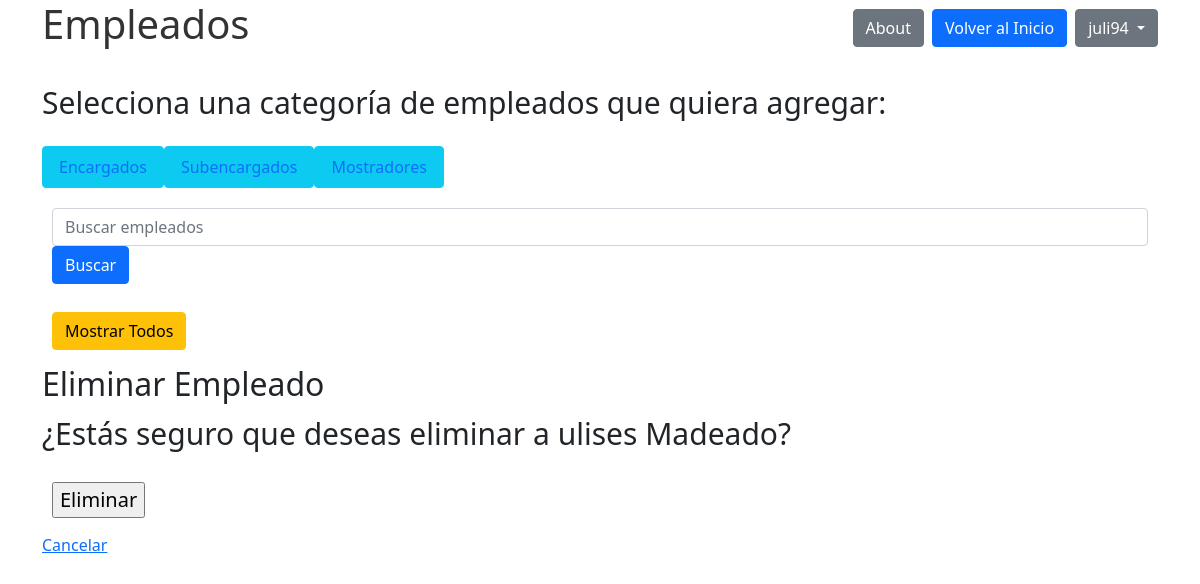
The page /empleados/empleados/eliminar_empleado/9/ (signed in) on the database as committed earlier.
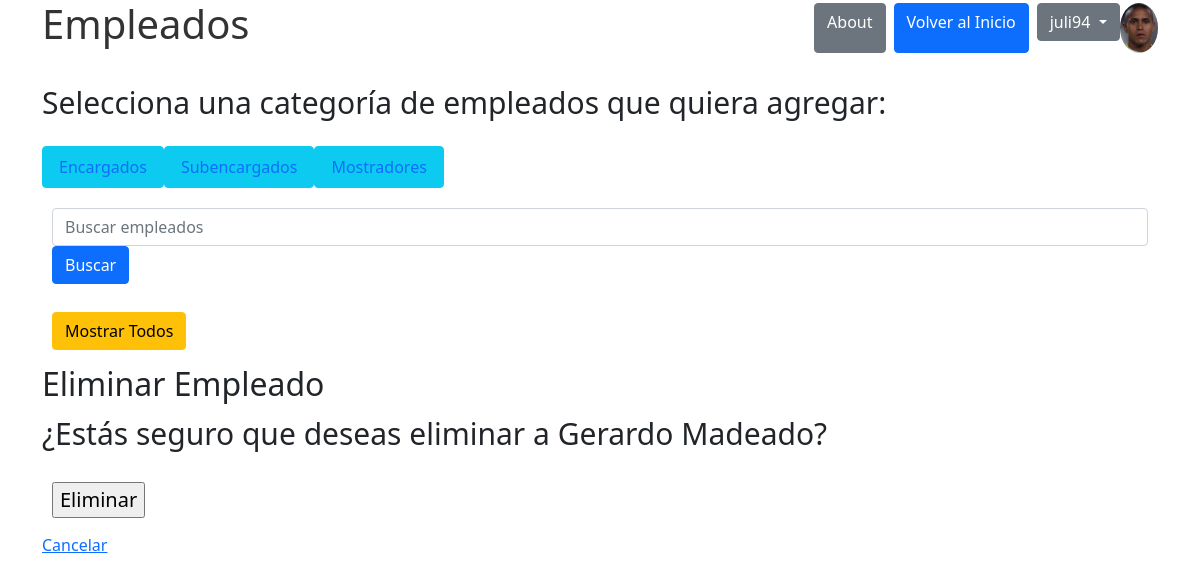
The same page on the database as committed later.
### empleados/models.py (models this page shows)
class encargado(models.Model):
    Nombre = models.CharField(max_length=64)
    Apellido = models.CharField(max_length=64)
    telefono = models.CharField(max_length=20)
    edad = models.IntegerField()
    email = models.EmailField()
    descripcion = models.CharField(max_length=100)
    empleo = models.CharField(max_length=64, default='encargado')
    creador = models.ForeignKey(User, on_delete=models.SET_NULL, null=True)

class subencargado(models.Model):
    Nombre = models.CharField(max_length=64)
    Apellido = models.CharField(max_length=64)
    telefono = models.CharField(max_length=20)
    edad = models.IntegerField()
    email = models.EmailField()
    descripcion = models.CharField(max_length=100)
    empleo = models.CharField(max_length=64, default='subencargado')
    creador = models.ForeignKey(User, on_delete=models.SET_NULL, null=True)

### perfiles/models.py (models this page shows, shortened)
class Avatar(models.Model):
    user = models.OneToOneField(User, on_delete=models.CASCADE, null=True)
    imagen = models.ImageField(upload_to='avatares', null=True, blank=True)

### empleados/views.py (the view)
# urls.py: path('empleados/eliminar_empleado/<int:id>/', views.eliminar_empleado, name='eliminar_empleado'),
@login_required
def eliminar_empleado(request, id):
    empleado_eliminar = (
        encargado.objects.filter(id=id).first() or
        subencargado.objects.filter(id=id).first() or
        mostrador.objects.filter(id=id).first()
    )
    if request.method == "POST":
        if empleado_eliminar:
            empleado_eliminar.delete()
            return redirect('mostrarempleados')
    return render(request, 'eliminar_empleado.html', {'empleado': empleado_eliminar})

### empleados/templates de empleados/eliminar_empleado.html (shortened to what this page needs)
{% extends 'base.html' %}
{% block content %}
  <h2>Eliminar Empleado</h2>
  <p>¿Estás seguro que deseas eliminar a {{ empleado.Nombre }} {{ empleado.Apellido }}?</p>
  <form method="post">
    <input type="submit" value="Eliminar">
  </form>
  <a href="{% url 'mostrarempleados' %}">Cancelar</a>
{% endblock %}

### templates_base/base.html (shortened to what this page needs)
{% load static %}
<!DOCTYPE html>
<html lang="es">
<head>
  <link rel="stylesheet" type="text/css" href="{% static 'css/css.css' %}">
  <link rel="stylesheet" href="https://cdn.jsdelivr.net/npm/bootstrap@5.1.3/dist/css/bootstrap.min.css">
</head>
<body>
  <div class="container">
    <div class="d-flex justify-content-between align-items-center mb-4">
      <h1>{% block heading %}Empleados{% endblock %}</h1>
      <div class="d-flex">
        <a href="{% url 'about' %}" class="btn btn-secondary me-2">About</a>
        <a href="{% url 'base' %}" class="btn btn-primary me-2">Volver al Inicio</a>
        {% if user.is_authenticated %}
          <div class="dropdown">
            <button class="btn btn-secondary dropdown-toggle" type="button" data-bs-toggle="dropdown" aria-expanded="false">
              {{ user.username }}
            </button>
          </div>
          {% if user.avatar %}
            <img src="{{ user.avatar.imagen.url }}" alt="Avatar de {{ user.username }}" class="img-fluid rounded-circle" style="max-width: 50px; max-height: 50px;">
          {% endif %}
        {% endif %}
      </div>
    </div>
    <p>Selecciona una categoría de empleados que quiera agregar:</p>
    <ul class="nav">
      <li class="nav-item"><a href="{% url 'encargados' %}" class="btn btn-info nav-link">Encargados</a></li>
      <li class="nav-item"><a href="{% url 'subencargados' %}" class="btn btn-info nav-link">Subencargados</a></li>
      <li class="nav-item"><a href="{% url 'mostradores' %}" class="btn btn-info nav-link">Mostradores</a></li>
    </ul>
    <form method="get" action="{% url 'busqueda' %}" class="mb-2">
      <input type="text" name="q" placeholder="Buscar empleados" class="form-control me-2">
      <button type="submit" class="btn btn-primary">Buscar</button>
    </form>
    <form method="get" action="{% url 'mostrarempleados' %}">
      <button type="submit" class="btn btn-warning">Mostrar Todos</button>
    </form>
    {% block content %}{% endblock %}
  </div>
</body>
</html>

Rows that differ between the two databases and show on the page:
removed encargado: Nombre "ulises", Apellido "Madeado"
added subencargado: Nombre "Gerardo", Apellido "Madeado"
